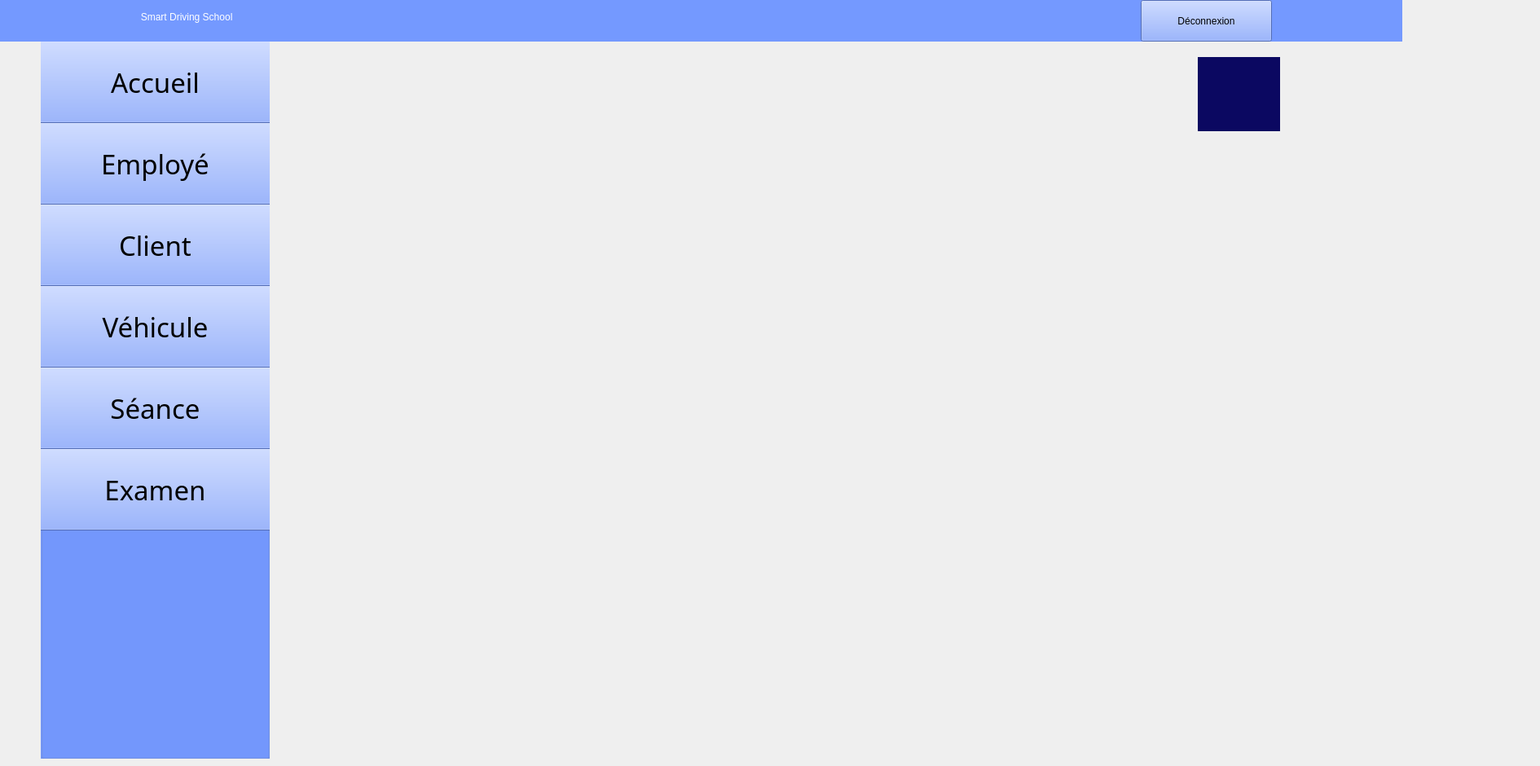
    <widget class="QWidget" name="supprimeremp">
     <widget class="QLabel" name="label_63">
      <property name="geometry">
       <rect>
        <x>-160</x>
        <y>-10</y>
        <width>1881</width>
        <height>61</height>
       </rect>
      </property>
      <property name="styleSheet">
       <string notr="true">color: rgb(255, 255, 255);
background-color: rgb(116, 153, 255);
font: 24pt &quot;Segoe UI Symbol&quot;;</string>
      </property>
      <property name="text">
       <string>                                                                                                    Smart Driving School         </string>
      </property>
     </widget>
     <widget class="QGroupBox" name="groupBox_9">
      <property name="geometry">
       <rect>
        <x>50</x>
        <y>30</y>
        <width>281</width>
        <height>901</height>
       </rect>
      </property>
      <property name="styleSheet">
       <string notr="true">background-color: rgb(116, 153, 255);</string>
      </property>
      <property name="title">
       <string/>
      </property>
      <widget class="QPushButton" name="pushButton72">
       <property name="geometry">
        <rect>
         <x>-20</x>
         <y>20</y>
         <width>321</width>
         <height>101</height>
        </rect>
       </property>
       <property name="font">
        <font>
         <family>Romantic</family>
         <pointsize>25</pointsize>
         <italic>false</italic>
         <bold>false</bold>
        </font>
       </property>
       <property name="styleSheet">
        <string notr="true">background-color: rgb(116, 153, 255);
font: 25pt &quot;Romantic&quot;;</string>
       </property>
       <property name="text">
        <string>Accueil</string>
       </property>
       <property name="icon">
        <iconset theme="QIcon::ThemeIcon::GoHome"/>
       </property>
       <property name="iconSize">
        <size>
         <width>35</width>
         <height>35</height>
        </size>
       </property>
      </widget>
      <widget class="QPushButton" name="pushButton73">
       <property name="geometry">
        <rect>
         <x>-20</x>
         <y>120</y>
         <width>321</width>
         <height>101</height>
        </rect>
       </property>
       <property name="font">
        <font>
         <family>Romantic</family>
         <pointsize>25</pointsize>
         <italic>false</italic>
         <bold>false</bold>
        </font>
       </property>
       <property name="styleSheet">
        <string notr="true">background-color: rgb(116, 153, 255);
font: 25pt &quot;Romantic&quot;;</string>
       </property>
       <property name="text">
        <string>Employé</string>
       </property>
       <property name="icon">
        <iconset resource="ressources.qrc">
         <normaloff>:/images/46db9ee3d4b3323457222bb8db7f3b42.png</normaloff>:/images/46db9ee3d4b3323457222bb8db7f3b42.png</iconset>
       </property>
       <property name="iconSize">
        <size>
         <width>45</width>
         <height>45</height>
        </size>
       </property>
      </widget>
      <widget class="QPushButton" name="pushButton74">
       <property name="geometry">
        <rect>
         <x>-20</x>
         <y>220</y>
         <width>321</width>
         <height>101</height>
        </rect>
       </property>
       <property name="font">
        <font>
         <family>Romantic</family>
         <pointsize>25</pointsize>
         <italic>false</italic>
         <bold>false</bold>
        </font>
       </property>
       <property name="styleSheet">
        <string notr="true">background-color: rgb(116, 153, 255);
font: 25pt &quot;Romantic&quot;;</string>
       </property>
       <property name="text">
        <string>Client</string>
       </property>
       <property name="icon">
        <iconset resource="ressources.qrc">
         <normaloff>:/images/0527f41904e77feddb97e532fe74d08f.png</normaloff>:/images/0527f41904e77feddb97e532fe74d08f.png</iconset>
       </property>
       <property name="iconSize">
        <size>
         <width>40</width>
         <height>40</height>
        </size>
       </property>
      </widget>
      <widget class="QPushButton" name="pushButton75">
       <property name="geometry">
        <rect>
         <x>-20</x>
         <y>320</y>
         <width>321</width>
         <height>101</height>
        </rect>
       </property>
       <property name="font">
        <font>
         <family>Romantic</family>
         <pointsize>25</pointsize>
         <italic>false</italic>
         <bold>false</bold>
        </font>
       </property>
       <property name="styleSheet">
        <string notr="true">background-color: rgb(116, 153, 255);
font: 25pt &quot;Romantic&quot;;</string>
       </property>
       <property name="text">
        <string>Véhicule</string>
       </property>
       <property name="icon">
        <iconset resource="ressources.qrc">
         <normaloff>:/images/cbad98069fae8d5554390bd40b0b561c.png</normaloff>:/images/cbad98069fae8d5554390bd40b0b561c.png</iconset>
       </property>
       <property name="iconSize">
        <size>
         <width>60</width>
         <height>60</height>
        </size>
       </property>
      </widget>
      <widget class="QPushButton" name="pushButton76">
       <property name="geometry">
        <rect>
         <x>-20</x>
         <y>420</y>
         <width>321</width>
         <height>101</height>
        </rect>
       </property>
       <property name="font">
        <font>
         <family>Romantic</family>
         <pointsize>25</pointsize>
         <italic>false</italic>
         <bold>false</bold>
        </font>
       </property>
       <property name="styleSheet">
        <string notr="true">background-color: rgb(116, 153, 255);
font: 25pt &quot;Romantic&quot;;</string>
       </property>
       <property name="text">
        <string>Séance</string>
       </property>
       <property name="icon">
        <iconset resource="ressources.qrc">
         <normaloff>:/images/c53651e2209ddb3281ed3a114fae2cfb.png</normaloff>:/images/c53651e2209ddb3281ed3a114fae2cfb.png</iconset>
       </property>
       <property name="iconSize">
        <size>
         <width>50</width>
         <height>50</height>
        </size>
       </property>
      </widget>
      <widget class="QPushButton" name="pushButton77">
       <property name="geometry">
        <rect>
         <x>-20</x>
         <y>520</y>
         <width>321</width>
         <height>101</height>
        </rect>
       </property>
       <property name="font">
        <font>
         <family>Romantic</family>
         <pointsize>25</pointsize>
         <italic>false</italic>
         <bold>false</bold>
        </font>
       </property>
       <property name="styleSheet">
        <string notr="true">background-color: rgb(116, 153, 255);
font: 25pt &quot;Romantic&quot;;</string>
       </property>
       <property name="text">
        <string>Examen</string>
       </property>
       <property name="icon">
        <iconset resource="ressources.qrc">
         <normaloff>:/images/7001e00fd5b7f2745c5e91ff547f4763.png</normaloff>:/images/7001e00fd5b7f2745c5e91ff547f4763.png</iconset>
       </property>
       <property name="iconSize">
        <size>
         <width>50</width>
         <height>50</height>
        </size>
       </property>
      </widget>
     </widget>
     <widget class="QLabel" name="label_64">
      <property name="geometry">
       <rect>
        <x>670</x>
        <y>10</y>
        <width>41</width>
        <height>31</height>
       </rect>
      </property>
      <property name="styleSheet">
       <string notr="true">background-color: rgb(116, 153, 255);</string>
      </property>
      <property name="text">
       <string/>
      </property>
      <property name="pixmap">
       <pixmap resource="ressources.qrc">:/images/image22.png</pixmap>
      </property>
      <property name="scaledContents">
       <bool>true</bool>
      </property>
     </widget>
     <widget class="QLabel" name="label_65">
      <property name="geometry">
       <rect>
        <x>1020</x>
        <y>10</y>
        <width>41</width>
        <height>31</height>
       </rect>
      </property>
      <property name="styleSheet">
       <string notr="true">background-color: rgb(116, 153, 255);</string>
      </property>
      <property name="text">
       <string/>
      </property>
      <property name="pixmap">
       <pixmap resource="ressources.qrc">:/images/image22.png</pixmap>
      </property>
      <property name="scaledContents">
       <bool>true</bool>
      </property>
     </widget>
     <widget class="QLabel" name="label_66">
      <property name="geometry">
       <rect>
        <x>1470</x>
        <y>70</y>
        <width>101</width>
        <height>91</height>
       </rect>
      </property>
      <property name="styleSheet">
       <string notr="true">background-color: rgb(11, 8, 97);</string>
      </property>
      <property name="text">
       <string/>
      </property>
      <property name="pixmap">
       <pixmap resource="ressources.qrc">:/images/logoc++++.png</pixmap>
      </property>
      <property name="scaledContents">
       <bool>true</bool>
      </property>
     </widget>
     <widget class="QPushButton" name="pushButton172">
      <property name="geometry">
       <rect>
        <x>1400</x>
        <y>0</y>
        <width>161</width>
        <height>51</height>
       </rect>
      </property>
      <property name="styleSheet">
       <string notr="true">font: 700 11pt &quot;Romantic&quot;;
background-color: rgb(116, 153, 255);</string>
      </property>
      <property name="text">
       <string>Déconnexion</string>
      </property>
     </widget>
     <zorder>groupBox_9</zorder>
     <zorder>label_63</zorder>
     <zorder>label_64</zorder>
     <zorder>label_65</zorder>
     <zorder>label_66</zorder>
     <zorder>pushButton172</zorder>
    </widget>
